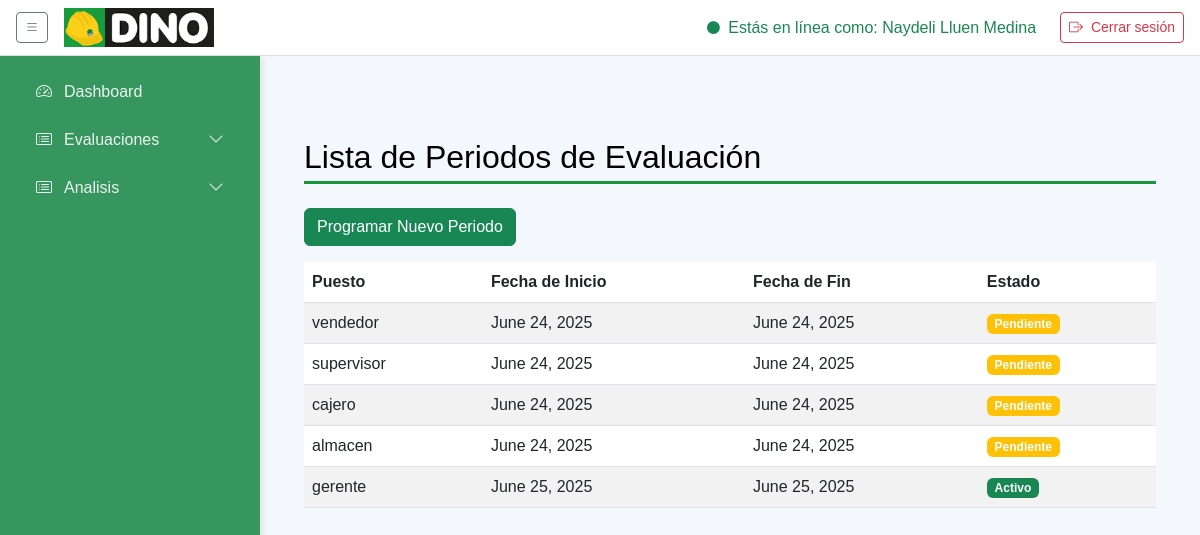
The page /lista_periodos/ (signed in) on the database its author committed.
### core/models.py (models this page shows, shortened)
class Usuario(AbstractUser):
    """
    Modelo personalizado para el usuario, heredando de AbstractUser.
    Este modelo ahora solo contiene los campos estándar del usuario.
    """

class PeriodoEvaluacion(models.Model):
    puesto = models.ForeignKey(Puesto, on_delete=models.CASCADE, related_name='periodos_evaluacion')
    fecha_inicio = models.DateField()
    fecha_fin = models.DateField()
    estado = models.CharField(max_length=10, choices=[('Pendiente', 'Pendiente'), ('Activo', 'Activo'), ('Vencido', 'Vencido')], default='Pendiente')
    class Meta:
        unique_together = ('puesto', 'fecha_inicio', 'fecha_fin')

class Puesto(models.Model):
    nombre = models.CharField(max_length=50, unique=True)
    descripcion = models.TextField(blank=True, null=True)

### core/views.py (the view)
# urls.py: path('lista_periodos/', views.lista_periodos, name='lista_periodos'),
@login_required
def lista_periodos(request):
    periodos = PeriodoEvaluacion.objects.all()
    return render(request, 'periodo/listar_periodos.html', {'periodos': periodos})

### templates/periodo/listar_periodos.html (shortened to what this page needs)
{% extends "base/base.html" %}
{% load static %}
{% block content %}
<!DOCTYPE html>
<html lang="es">
<head>
    <link href="https://cdn.jsdelivr.net/npm/bootstrap@5.3.0-alpha1/dist/css/bootstrap.min.css" rel="stylesheet">
</head>
<body>
    <div class="container">
        <h2>Lista de Periodos de Evaluación</h2>
        <a href="{% url 'programar_periodo' %}" class="btn btn-success mb-3">Programar Nuevo Periodo</a>
        <table class="table table-striped">
            <thead>
                <tr>
                    <th>Puesto</th>
                    <th>Fecha de Inicio</th>
                    <th>Fecha de Fin</th>
                    <th>Estado</th>
                </tr>
            </thead>
            <tbody>
                {% for periodo in periodos %}
                <tr>
                    <td>{{ periodo.puesto.nombre }}</td>
                    <td>{{ periodo.fecha_inicio }}</td>
                    <td>{{ periodo.fecha_fin }}</td>
                    <td>
                        <span
                            class="badge {% if periodo.estado == 'Activo' %}bg-success{% elif periodo.estado == 'Pendiente' %}bg-warning{% else %}bg-danger{% endif %}">
                            {{ periodo.estado }}
                        </span>
                    </td>
                </tr>
                {% endfor %}
            </tbody>
        </table>
    </div>
</body>
</html>
{% endblock %}

### templates/base/base.html (shortened to what this page needs)
{% load static %}
<!DOCTYPE html>
<html lang="es">
<head>
    <link href="https://cdn.jsdelivr.net/npm/bootstrap@5.3.0/dist/css/bootstrap.min.css" rel="stylesheet" />
    <link href="https://cdn.jsdelivr.net/npm/bootstrap-icons@1.10.5/font/bootstrap-icons.css" rel="stylesheet" />
</head>
<body>
    <nav class="navbar d-flex justify-content-between align-items-center">
        <div class="d-flex align-items-center">
            <button id="sidebarToggle" class="btn btn-outline-secondary btn-sm me-3">
                <i class="bi bi-list"></i>
            </button>
            <a class="navbar-brand">
                <img src="{% static 'img/logo_dino.png' %}" alt="Logo Dino">
            </a>
        </div>
        <div class="d-flex align-items-center">
            <span class="text-success me-4">
                <i class="bi bi-circle-fill me-1" style="font-size:.8rem;"></i> Estás en línea como:
                {{ request.user.get_full_name|default:request.user.username }}
            </span>
            <form id="logoutForm" method="post" action="{% url 'index' %}">
                <button type="submit" class="btn btn-outline-danger btn-sm">
                    <i class="bi bi-box-arrow-right me-1"></i> Cerrar sesión
                </button>
            </form>
        </div>
    </nav>
    {% with request.resolver_match.url_name as view_name %}
    <div class="d-flex main">
        <aside class="sidebar" id="sidebar">
            <ul class="nav flex-column">
                {% if request.user.trabajador.puesto.nombre == 'gerente' %}
                <li class="nav-item">
                    <a href="{% url 'admin_dashboard' %}"
                        class="nav-link {% if view_name == 'admin_dashboard' %}active{% endif %}">
                        <i class="bi bi-speedometer2"></i><span>Dashboard</span>
                    </a>
                </li>
                <li class="nav-item">
                    <a href="{% url 'gestion_empleados' %}"
                        class="nav-link {% if view_name == 'gestion_empleados' %}active{% endif %}">
                        <i class="bi bi-people-fill"></i><span>Empleados</span>
                    </a>
                </li>
                <li
                    class="nav-item has-submenu {% if view_name == 'lista_evaluaciones' or view_name == 'realizar_autoevaluacion' %}submenu-open{% endif %}">
                    <a href="#" class="nav-link submenu-toggle">
                        <i class="bi bi-card-list"></i><span>Evaluaciones</span>
                        <i class="bi bi-chevron-down ms-auto"></i>
                    </a>
                    <ul class="nav flex-column submenu">
                        <li class="nav-item">
                            <a href="{% url 'lista_evaluaciones' %}"
                                class="nav-link {% if view_name == 'lista_evaluaciones' %}active{% endif %}">
                                <i class="bi bi-person-check"></i><span>Trabajador</span>
                            </a>
                        </li>
                        <li class="nav-item">
                            <a href="{% url 'lista_autoevaluaciones' %}"
                                class="nav-link {% if view_name == 'lista_autoevaluaciones' %}active{% endif %}">
                                <i class="bi bi-pencil-square"></i><span>Autoevaluación</span>
                            </a>
                        </li>
                    </ul>
                </li>
                <li class="nav-item">
                    <a href="{% url 'lista_criterios' %}"
                        class="nav-link {% if view_name == 'lista_criterios' %}active{% endif %}">
                        <i class="bi bi-list-check"></i><span>Criterios</span>
                    </a>
                </li>
                <li
                    class="nav-item has-submenu {% if view_name == 'lista_evaluaciones' or view_name == 'realizar_autoevaluacion' %}submenu-open{% endif %}">
                    <a href="#" class="nav-link submenu-toggle">
                        <i class="bi bi-card-list"></i><span>Analisis</span>
                        <i class="bi bi-chevron-down ms-auto"></i>
                    </a>
                    <ul class="nav flex-column submenu">
                        <li class="nav-item">
                            <a href="{% url 'resultado_total' trabajador_id=request.user.trabajador.id %}"
                                class="nav-link {% if view_name == 'lista_evaluaciones' %}active{% endif %}">
                                <i class="bi bi-person-check"></i><span>Desempeño</span>
                            </a>
                        </li>
                        <li class="nav-item">
                            <a href="{% url 'historial_evaluaciones' %}"
                                class="nav-link {% if view_name == 'historial_evaluaciones' %}active{% endif %}">
                                <i class="bi bi-bar-chart-fill"></i><span>Seguimiento</span>
                            </a>
                        </li>
                    </ul>
                </li>
                <li class="nav-item">
                    <a href="{% url 'lista_periodos' %}"
                        class="nav-link {% if view_name == 'configuracion' %}active{% endif %}">
                        <i class="bi bi-gear-fill"></i><span>Configuración</span>
                    </a>
                </li>
                {% else %}
                <li class="nav-item">
                    <a href="{% url 'admin_dashboard' %}"
                        class="nav-link {% if view_name == 'admin_dashboard' %}active{% endif %}">
                        <i class="bi bi-speedometer2"></i><span>Dashboard</span>
                    </a>
                </li>
                <li
                    class="nav-item has-submenu {% if view_name == 'lista_evaluaciones' or view_name == 'realizar_autoevaluacion' %}submenu-open{% endif %}">
                    <a href="#" class="nav-link submenu-toggle">
                        <i class="bi bi-card-list"></i><span>Evaluaciones</span>
                        <i class="bi bi-chevron-down ms-auto"></i>
                    </a>
                </li>
                <li
                    class="nav-item has-submenu {% if view_name == 'lista_evaluaciones' or view_name == 'realizar_autoevaluacion' %}submenu-open{% endif %}">
                    <a href="#" class="nav-link submenu-toggle">
                        <i class="bi bi-card-list"></i><span>Analisis</span>
                        <i class="bi bi-chevron-down ms-auto"></i>
                    </a>
                </li>
                {% endif %}
            </ul>
        </aside>
        <main class="content">
            {% block content %}{% endblock %}
        </main>
    </div>
    {% endwith %}
</body>
</html>

### templates/base/base.html (style rules this page uses)
:root { --sidebar-width: 260px; --sidebar-collapsed: 80px; --primary: #36965e; --bg: #f9f9f9; --tre: #17973C; --secundary: #000000; --shadow: rgba(0, 0, 0, 0.1); }
html, body { margin: 0; padding: 0; height: 100%; background: var(--bg); font-family: 'Lato', sans-serif; }
.d-flex.main { height: calc(100vh - 56px); }
aside.sidebar { position: fixed; top: 56px; left: 0; bottom: 0; width: var(--sidebar-width); background: black; color: #fff; padding: 1rem; box-shadow: 2px 0 8px var(--shadow); transition: width .3s; z-index: 1050; }
aside.sidebar .nav-link { color: rgba(255, 255, 255, 0.9); margin-bottom: .5rem; border-radius: 6px; display: flex; align-items: center; gap: .5rem; white-space: nowrap; overflow: hidden; }
aside.sidebar .nav-link i { min-width: 24px; text-align: center; }
aside.sidebar .nav-link span { transition: opacity .3s; }
main.content { margin-top: 56px; margin-left: var(--sidebar-width); padding: 2rem; transition: margin-left .3s; position: relative; overflow: auto; }
main.content h2 { color: var(--primary); border-bottom: 3px solid var(--primary); padding-bottom: .3rem; margin-bottom: 1.5rem; }
nav.navbar { background: #fff; border-bottom: 1px solid #ddd; height: 56px; z-index: 1100; padding: 0 1rem; position: fixed; top: 0; left: 0; right: 0; }
nav.navbar .navbar-brand { flex: none; display: flex; align-items: center; }
nav.navbar .navbar-brand img { width: 150px; height: auto; flex-shrink: 0; }
aside.sidebar { width: var(--sidebar-width); background: var(--primary); color: #fff; display: flex; flex-direction: column; padding: 1rem; box-shadow: 2px 0 8px var(--shadow); transition: width .3s; }
main.content { flex: 1; overflow: auto; padding: 2rem; }
main.content h2 { color: var(--secundary); border-bottom: 3px solid var(--tre); padding-bottom: .3rem; margin-bottom: 1.5rem; }
.has-submenu { position: relative; }

### templates/periodo/listar_periodos.html (style rules this page uses)
body { font-family: Arial, sans-serif; background-color: #f4f7fc; }
.container { margin-top: 50px; }
h2 { margin-bottom: 20px; }

### rows shown on the page
Usuario: user.get_full_name "Naydeli Lluen Medina"
PeriodoEvaluacion: puesto.nombre "vendedor", fecha_inicio "June 24, 2025", fecha_fin "June 24, 2025", estado "Pendiente"
PeriodoEvaluacion: puesto.nombre "supervisor", fecha_inicio "June 24, 2025", fecha_fin "June 24, 2025", estado "Pendiente"
PeriodoEvaluacion: puesto.nombre "cajero", fecha_inicio "June 24, 2025", fecha_fin "June 24, 2025", estado "Pendiente"
PeriodoEvaluacion: puesto.nombre "almacen", fecha_inicio "June 24, 2025", fecha_fin "June 24, 2025", estado "Pendiente"
PeriodoEvaluacion: puesto.nombre "gerente", fecha_inicio "June 25, 2025", fecha_fin "June 25, 2025", estado "Activo"
